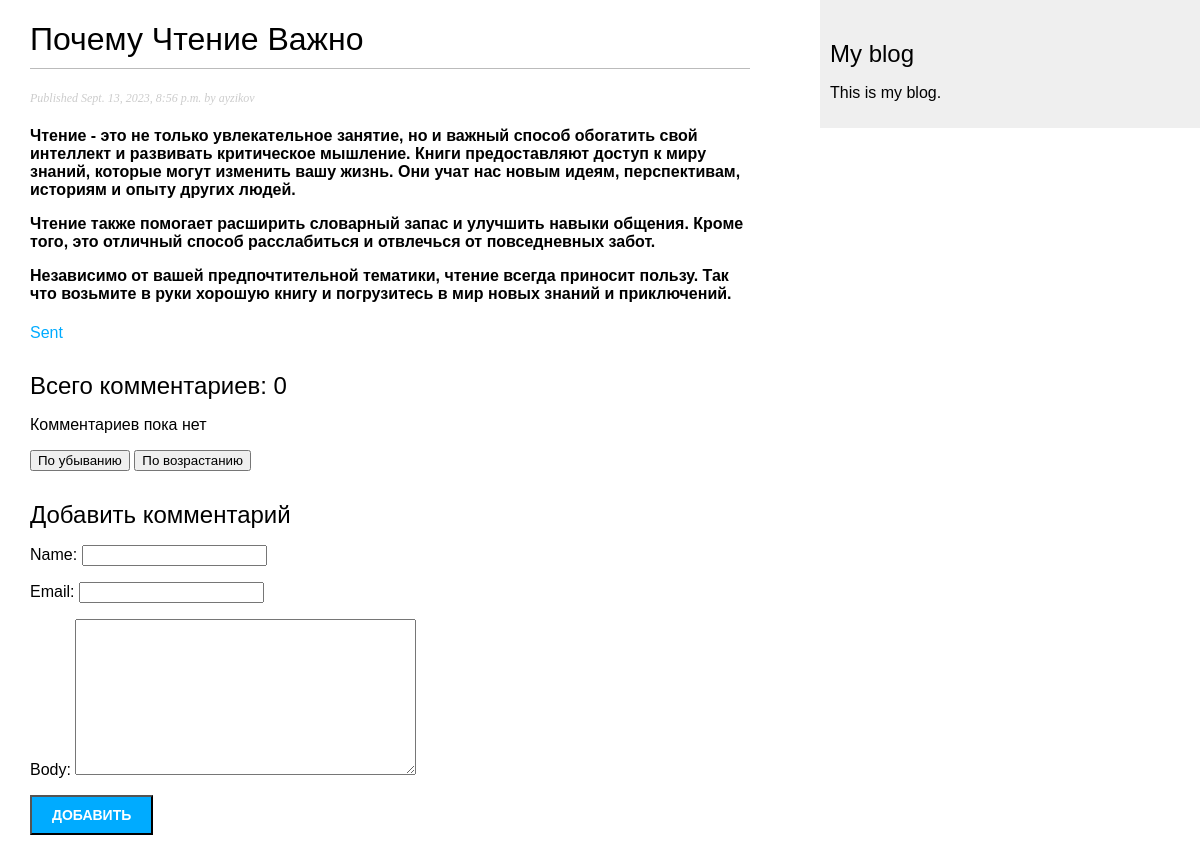
Page /blog/2023/9/13/pochemu-chtenie-vazhno/ on the earlier database version.
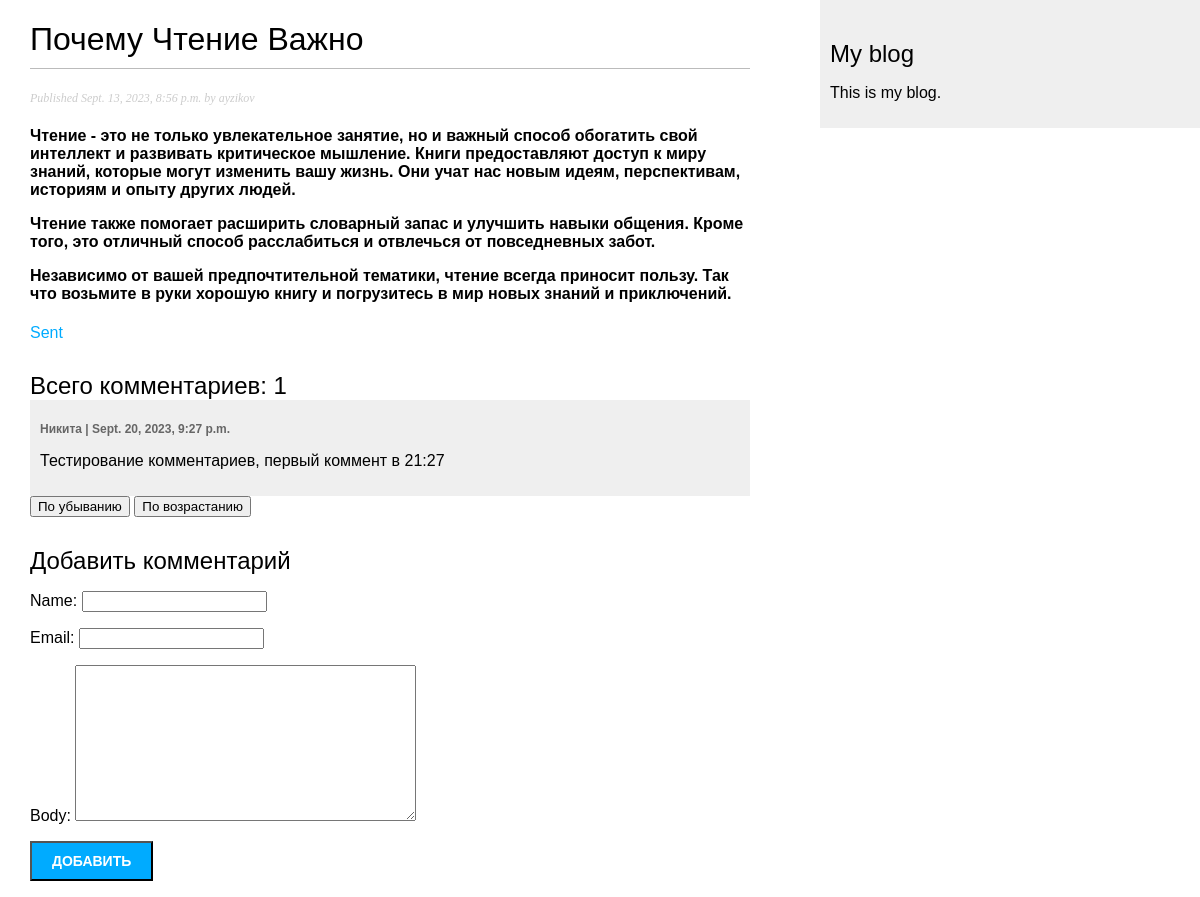
Same page on the later database version.
### blog/models.py (models this page shows, shortened)
class Comment(models.Model):
    class Meta:
        ordering = ['-created']
        indexes = [
            models.Index(fields=['-created'])
        ]
    post = models.ForeignKey(to=Post,
                             on_delete=models.CASCADE,
                             related_name='comments')
    name = models.CharField(max_length=40)
    email = models.EmailField()
    body = models.TextField()
    created = models.DateTimeField(auto_now_add=True)
    updated = models.DateTimeField(auto_now=True)
    active = models.BooleanField(default=True)

### blog/views.py (the view)
# urls.py: path('<int:year>/<int:month>/<int:day>/<slug:slug>/', views.detail_post, name='post_detail'),
def detail_post(request: HttpRequest, year, month, day, slug):
    post = get_object_or_404(Post,
                             status=Post.Status.PUBLISHED,
                             publish__year=year,
                             publish__month=month,
                             publish__day=day,
                             slug=slug)
    comment_order = 'created'
    if 'desc' in request.GET:
        comment_order = '-created'
    elif 'asc' in request.GET:
        comment_order = 'created'
    comments = post.comments.filter(active=True).order_by(comment_order)
    form = CommentPostForm()
    return render(request,
                  'blog/post/detail.html',
                  {'post': post, 'comments': comments, 'form': form})

### blog/forms.py
class CommentPostForm(forms.ModelForm):
    class Meta:
        model = Comment
        fields = ['name', 'email', 'body']

### templates/blog/post/detail.html (shortened to what this page needs)
{% extends "blog/base.html" %}
{% block content %}
    <h1>
        {{ post.title }}
    </h1>
    <p class="date">
        Published {{ post.publish }} by {{ post.author }}
    </p>
    <h4>
        {{ post.body|linebreaks }}
    </h4>
    <a href="{% url 'blog:post_share' post.id %}">Sent</a>
    <h2>
        {% with comments.count as total_comments %}
            Всего комментариев: {{ total_comments }}
        {% endwith %}
    </h2>
    {% for comment in comments %}
        <div class="comment">
            <p class="info">
                {{ comment.name }} |
                {{ comment.created }}
            </p>
            {{ comment.body|linebreaks }}
        </div>
    {% empty %}
        <p>Комментариев пока нет</p>
    {% endfor %}
    <form method="get">
        <button name="desc">По убыванию</button>
        <button name="asc">По возрастанию</button>
    </form>
    {% include "blog/post/include/comment_form.html" %}
{% endblock %}

Differences in the rows shown:
added Comment: name "Никита", created "Sept. 20, 2023, 9:27 p.m.", body "Тестирование комментариев, первый коммент в 21:27"
Other differences:
{{ total_comments }}: "0" → "1"
text no longer shown: "Комментариев пока нет"
